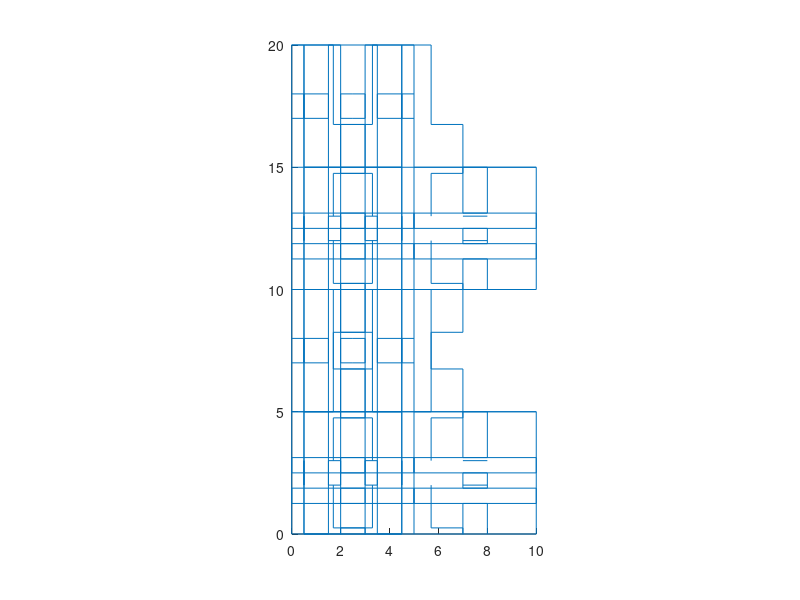

MATLAB code for this plot:
function [L,W,H,P,Cut1_p1,Cut1_p3,Cut2_p8,Cut2_p10,Pattern1_p1,Pattern1_p3,Pattern2_p2,Pattern2_p4,Cir_pos_p2,Cir_pos_p4,Sc_p1,Sc_p3] = box
    T = 3; %thickness: 3 mm / The default unit in svg file is pixel.
    initpos = [0,0];
    while true
        L = input("Input the value of LENGTH (mm):\n");
        W = input("Input the value of WIDTH (mm):\n");
        H = input("Input the value of HEIGHT (mm):\n");
        if (initpos(1) + 2*L + W + 6*T)<= 457 && max(initpos(2) + 2*W + 3*T, initpos(2) + 2*H + 3*T)<= 457
            break;
        else
            disp('Error: Exceed the dismension of the board (457 mm * 304 mm)');
        end
    end
    p1 = initpos;
    p2 = p1 + [0,H];
    p3 = p2 + [0,W];
    p4 = p3 + [0,H];
    p5 = p4 + [0,W];
    p6 = p5 + [L,0];
    p7 = p6 + [0,-W];
    p8 = p7 + [0,-H];
    p9 = p8 + [0,-W];
    p10 = p9 + [0,-H];
    p11 = p10 + [W,0];
    p12 = p11 + [0,H];
    p13 = p12 + [0,W];
    p14 = p13 + [0,H];
    P = [p1;p2;p3;p4;p5;p6;p7;p8;p9;p10;p11;p12;p13;p14];
    line([p1(1);p5(1)],[p1(2);p5(2)])
    line([p5(1);p6(1)],[p5(2);p6(2)])
    line([p6(1);p10(1)],[p6(2);p10(2)])
    line([p11(1);p12(1)],[p11(2);p12(2)])
    line([p13(1);p14(1)],[p13(2);p14(2)])
    line([p1(1);p11(1)],[p1(2);p11(2)])
    line([p2(1);p12(1)],[p2(2);p12(2)])
    line([p3(1);p13(1)],[p3(2);p13(2)])
    line([p4(1);p14(1)],[p4(2);p14(2)])
    axis equal
    axis([0,L+W,0,2*(W+H)])

    [Cut1_p1] = Cut1(p1,L,W,H,T);
    [Cut1_p3] = Cut1(p3,L,W,H,T);
    [Cut2_p8] = Cut2(p8,L,W,H,T);
    [Cut2_p10] = Cut2(p10,L,W,H,T);
    [Pattern1_p1] = Pattern1(p1,L,W,H,T);
    [Pattern1_p3] = Pattern1(p3,L,W,H,T);
    [Pattern2_p2] = Pattern2(p2,L,W,H,T);
    [Pattern2_p4] = Pattern2(p4,L,W,H,T);
    r = 1.2; 
    Cir_pos_p2 = circle(p2,r,L,W,H,T);
    Cir_pos_p4 = circle(p4,r,L,W,H,T);
    Sc_p1 = screw(p1,L,W,H,T);
    Sc_p3 = screw(p3,L,W,H,T);
  
end

function [C] = Cut1(po,L,W,H,T)
    c1 = po + [0,3/8*H];
    c2 = c1 + [0,-H/8];
    c3 = c2 + [T,0];
    c4 = c3 + [0,H/8];

    Cpart1 = [c1;c2;c3;c4];
    line(Cpart1(:,1),Cpart1(:,2)) 
    line([c1(1),c4(1)],[c1(2),c4(2)])

    c5 = po + [0,5/8*H];
    c6 = c5 + [0,-H/8];
    c7 = c6 + [T,0];
    c8 = c7 + [0,H/8];

    Cpart2 = [c5;c6;c7;c8];
    line(Cpart2(:,1),Cpart2(:,2)) 
    line([c5(1),c8(1)],[c5(2),c8(2)])
    
    c9 = po + [L,5/8*H];
    c10 = c9 + [0,-H/8];
    c11 = c10 + [-T,0];
    c12 = c11 + [0,H/8];
    Cpart3 = [c9;c10;c11;c12];
    line(Cpart3(:,1),Cpart3(:,2)) 
    line([c9(1),c12(1)],[c9(2),c12(2)])

    c13 = po + [L,3/8*H];
    c14 = c13 + [0,-H/8];
    c15 = c14 + [-T,0];
    c16 = c15 + [0,H/8];
    Cpart4 = [c13;c14;c15;c16];
    line(Cpart4(:,1),Cpart4(:,2)) 
    line([c13(1),c16(1)],[c13(2),c16(2)])

    C = [Cpart1;Cpart2;Cpart3;Cpart4];
end

function [C] = Cut2(po,L,W,H,T)
    C_init = [];
    C_init(1,:) = po + [T,0];
    C_init(2,:) = C_init(1,:) + [0,1/4*H];
    C_init(3,:) = C_init(2,:) + [-T,0];
    C_init(4,:) = C_init(3,:) + [0,H/8];
    C_init(5,:) = C_init(4,:) + [T,0];
    C_init(6,:) = C_init(5,:) + [0,H/8];
    C_init(7,:) = C_init(6,:) + [-T,0];
    C_init(8,:) = C_init(7,:) + [0,H/8];
    C_init(9,:) = C_init(8,:) + [T,0];
    C_init(10,:) = po + [T,H];
    C_init(11,:) = po + [0,H];
    line(C_init(:,1),C_init(:,2)) 
    %%%% Vmirror %%%%%%
    C_vm = [2*po(1) + W - C_init(:,1),C_init(:,2)];
    line(C_vm(:,1),C_vm(:,2)) 
    %%%% others %%%%%%%
    c1 = po + [T,T];
    c2 = po + [W - T,T];
    line([c1(1),c2(1)],[c1(2),c2(2)])
    c3 = po + [T,H - T];
    c4 = po + [W - T,H - T];
    line([c3(1),c4(1)],[c3(2),c4(2)])
    C = [C_init;C_vm;c1;c2;c3;c4];

end

function [Pattern_po] = Pattern1(po,L,W,H,T)
    c1 = po + [T/6,0];
    c2 = c1 + [0,T];
    c3 = po + [L/2-2*T/3,T];
    c4 = c3 - [0,T];
    c5 = po + [L/2-T/3,0];
    c6 = c5 + [0,T];
    c7 = po + [L/2-T/6,T];
    c8 = po + [L/2-T/6,0];
    %%% mirroring vertical  %%%%%
    c9 = [L - c1(1),c1(2)];
    c10 = [L - c2(1),c2(2)];
    c11 = [L - c3(1),c3(2)];
    c12 = [L - c4(1),c4(2)];
    c13 = [L - c5(1),c5(2)];
    c14 = [L - c6(1),c6(2)];
    c15 = [L - c7(1),c7(2)];
    c16 = [L - c8(1),c8(2)];

    Cpart1 = [c1;c2;c3;c4;c5;c6;c7;c8;c9;c10;c11;c12;c13;c14;c15;c16];
    line(Cpart1(:,1),Cpart1(:,2)) 
    line([c1(1),c8(1)],[c1(2),c8(2)])
    
    %%% mirroring horizonal %%%%%
    c17 = [c1(1),2*po(2) + H - c1(2)];
    c18 = [c2(1),2*po(2) + H - c2(2)];
    c19 = [c3(1),2*po(2) + H - c3(2)];
    c20 = [c4(1),2*po(2) + H - c4(2)];
    c21 = [c5(1),2*po(2) + H - c5(2)];
    c22 = [c6(1),2*po(2) + H - c6(2)];
    c23 = [c7(1),2*po(2) + H - c7(2)];
    c24 = [c8(1),2*po(2) + H - c8(2)];
    c25 = [c9(1),2*po(2) + H - c9(2)];
    c26 = [c10(1),2*po(2) + H - c10(2)];
    c27 = [c11(1),2*po(2) + H - c11(2)];
    c28 = [c12(1),2*po(2) + H - c12(2)];
    c29 = [c13(1),2*po(2) + H - c13(2)];
    c30 = [c14(1),2*po(2) + H - c14(2)];
    c31 = [c15(1),2*po(2) + H - c15(2)];
    c32 = [c16(1),2*po(2) + H - c16(2)];
    Cpart2 = [c17;c18;c19;c20;c21;c22;c23;c24;c25;c26;c27;c28;c29;c30;c31;c32];
    line(Cpart2(:,1),Cpart2(:,2)) 
    line([c17(1),c32(1)],[c17(2),c32(2)])
    Pattern_po = [Cpart1;Cpart2];


end

function [Pattern_po] = Pattern2(po,L,W,H,T)
    c1 = po + [0,T];
    c2 = c1 + [T/6,0];
    c3 = c2 - [0,T];
    c4 = po + [L/2-2/3*T,0];
    c5 = c4 + [0,T];
    c6 = po + [L/2-T/3,T];
    c7 = po + [L/2-T/3,0];
    c8 = po + [L/2-T/6,0];
    c9 = c8 + [0,T];
    c10 = c9 + [T/6,0];
    Cpart1 = [c1;c2;c3;c4;c5;c6;c7;c8;c9;c10];
    line(Cpart1(:,1),Cpart1(:,2))
    %%% mirroring vertical  %%%%%
    c11 = [2*po(1) + L - c1(1),c1(2)];
    c12 = [2*po(1) + L - c2(1),c2(2)];
    c13 = [2*po(1) + L - c3(1),c3(2)];
    c14 = [2*po(1) + L - c4(1),c4(2)];
    c15 = [2*po(1) + L - c5(1),c5(2)];
    c16 = [2*po(1) + L - c6(1),c6(2)];
    c17 = [2*po(1) + L - c7(1),c7(2)];
    c18 = [2*po(1) + L - c8(1),c8(2)];
    c19 = [2*po(1) + L - c9(1),c9(2)];
    c20 = [2*po(1) + L - c10(1),c10(2)];
    Cpart2 = [c11;c12;c13;c14;c15;c16;c17;c18;c19;c20];
    line(Cpart2(:,1),Cpart2(:,2))

    %%% mirroring horizonal %%%%%
    c21 = [c1(1),2*po(2) + W - c1(2)];
    c22 = [c2(1),2*po(2) + W - c2(2)];
    c23 = [c3(1),2*po(2) + W - c3(2)];
    c24 = [c4(1),2*po(2) + W - c4(2)];
    c25 = [c5(1),2*po(2) + W - c5(2)];
    c26 = [c6(1),2*po(2) + W - c6(2)];
    c27 = [c7(1),2*po(2) + W - c7(2)];
    c28 = [c8(1),2*po(2) + W - c8(2)];
    c29 = [c9(1),2*po(2) + W - c9(2)];
    c30 = [c10(1),2*po(2) + W - c10(2)];
    Cpart3 = [c21;c22;c23;c24;c25;c26;c27;c28;c29;c30];
    line(Cpart3(:,1),Cpart3(:,2))

    c31 = [c11(1),2*po(2) + W - c11(2)];
    c32 = [c12(1),2*po(2) + W - c12(2)];
    c33 = [c13(1),2*po(2) + W - c13(2)];
    c34 = [c14(1),2*po(2) + W - c14(2)];
    c35 = [c15(1),2*po(2) + W - c15(2)];
    c36 = [c16(1),2*po(2) + W - c16(2)];
    c37 = [c17(1),2*po(2) + W - c17(2)];
    c38 = [c18(1),2*po(2) + W - c18(2)];
    c39 = [c19(1),2*po(2) + W - c19(2)];
    c40 = [c20(1),2*po(2) + W - c20(2)];
    Cpart4 = [c31;c32;c33;c34;c35;c36;c37;c38;c39;c40];
    line(Cpart4(:,1),Cpart4(:,2))

    Pattern_po = [Cpart1;Cpart2;Cpart3;Cpart4];
end

function pos = circle(po,r,L,W,H,T)
    pos = zeros(4,2);
    pos(1,:) = po + [L/4-T/4,T/2];
    pos(2,:) = po + [L/4-T/4,W - T/2];
    pos(3,:) = po + [3*L/4+T/4,T/2];
    pos(4,:) = po + [3*L/4+T/4,W - T/2];    
end

function [Sc] = screw(po,L,W,H,T)
    Ls = 7; % original nail 10mm then minus thickness 3mm
    Rs = 1.2;
    Wh = 2;
    Lh = 5;
    b = Lh/2 - Rs;
    c1 = po + [L/4-T/4-Rs,T];
    c2 = c1 + [0,Ls/4];
    c3 = c2 + [-b,0];
    c4 = c3 + [0,Wh];
    c5 = c4 + [b,0];
    c6 = c1 + [0,Ls];
    c12 = c1 + [2*Rs,0];
    c11 = c12 + [0,Ls/4];
    c10 = c11 + [b,0];
    c9 = c10 + [0,Wh];
    c8 = c9 + [-b,0];
    c7 = c6 + [2*Rs,0];
    C_init = [c1;c2;c3;c4;c5;c6;c7;c8;c9;c10;c11;c12];
    line(C_init(:,1),C_init(:,2))
    %%% mirroring vertical  %%%%%
    C_vm = [2*po(1) + L - C_init(:,1),C_init(:,2)];
    line(C_vm(:,1),C_vm(:,2))
    %%% mirroring horizonal %%%%%
    Sc= [C_init;C_vm];
    C_hm = [Sc(:,1),2*po(2) + H - Sc(:,2)];
    line(C_hm(1:size(C_hm)/2,1),C_hm(1:size(C_hm)/2,2))
    line(C_hm(size(C_hm)/2+1:end,1),C_hm(size(C_hm)/2+1:end,2))
    Sc= [Sc;C_hm];

end

